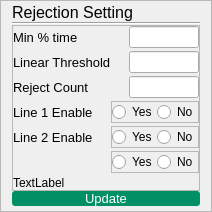
            <widget class="QFrame" name="rejectionSetting_Frame">
             <property name="minimumSize">
              <size>
               <width>0</width>
               <height>0</height>
              </size>
             </property>
             <property name="styleSheet">
              <string notr="true"/>
             </property>
             <property name="frameShape">
              <enum>QFrame::StyledPanel</enum>
             </property>
             <property name="frameShadow">
              <enum>QFrame::Raised</enum>
             </property>
             <layout class="QVBoxLayout" name="verticalLayout_8">
              <property name="spacing">
               <number>0</number>
              </property>
              <property name="topMargin">
               <number>2</number>
              </property>
              <property name="bottomMargin">
               <number>5</number>
              </property>
              <item alignment="Qt::AlignLeft">
               <widget class="QLabel" name="label_7">
                <property name="font">
                 <font>
                  <family>Arial</family>
                  <pointsize>12</pointsize>
                 </font>
                </property>
                <property name="text">
                 <string>Rejection Setting</string>
                </property>
                <property name="alignment">
                 <set>Qt::AlignCenter</set>
                </property>
               </widget>
              </item>
              <item>
               <widget class="Line" name="line_3">
                <property name="orientation">
                 <enum>Qt::Horizontal</enum>
                </property>
               </widget>
              </item>
              <item>
               <widget class="QFrame" name="frame_4">
                <property name="frameShape">
                 <enum>QFrame::StyledPanel</enum>
                </property>
                <property name="frameShadow">
                 <enum>QFrame::Raised</enum>
                </property>
                <layout class="QGridLayout" name="gridLayout_3">
                 <property name="leftMargin">
                  <number>0</number>
                 </property>
                 <property name="topMargin">
                  <number>0</number>
                 </property>
                 <property name="rightMargin">
                  <number>0</number>
                 </property>
                 <property name="bottomMargin">
                  <number>0</number>
                 </property>
                 <property name="horizontalSpacing">
                  <number>0</number>
                 </property>
                 <property name="verticalSpacing">
                  <number>3</number>
                 </property>
                 <item row="3" column="1">
                  <widget class="QFrame" name="frame_8">
                   <property name="frameShape">
                    <enum>QFrame::StyledPanel</enum>
                   </property>
                   <property name="frameShadow">
                    <enum>QFrame::Raised</enum>
                   </property>
                   <layout class="QHBoxLayout" name="horizontalLayout_3">
                    <property name="spacing">
                     <number>0</number>
                    </property>
                    <property name="leftMargin">
                     <number>0</number>
                    </property>
                    <property name="topMargin">
                     <number>0</number>
                    </property>
                    <property name="rightMargin">
                     <number>0</number>
                    </property>
                    <property name="bottomMargin">
                     <number>0</number>
                    </property>
                    <item alignment="Qt::AlignLeft">
                     <widget class="QRadioButton" name="radioButton_3">
                      <property name="text">
                       <string>Yes</string>
                      </property>
                     </widget>
                    </item>
                    <item alignment="Qt::AlignRight">
                     <widget class="QRadioButton" name="radioButton_6">
                      <property name="text">
                       <string>No</string>
                      </property>
                     </widget>
                    </item>
                   </layout>
                  </widget>
                 </item>
                 <item row="4" column="1">
                  <widget class="QFrame" name="frame_9">
                   <property name="frameShape">
                    <enum>QFrame::StyledPanel</enum>
                   </property>
                   <property name="frameShadow">
                    <enum>QFrame::Raised</enum>
                   </property>
                   <layout class="QHBoxLayout" name="horizontalLayout_4">
                    <property name="spacing">
                     <number>0</number>
                    </property>
                    <property name="leftMargin">
                     <number>0</number>
                    </property>
                    <property name="topMargin">
                     <number>0</number>
                    </property>
                    <property name="rightMargin">
                     <number>0</number>
                    </property>
                    <property name="bottomMargin">
                     <number>0</number>
                    </property>
                    <item alignment="Qt::AlignLeft">
                     <widget class="QRadioButton" name="radioButton_4">
                      <property name="text">
                       <string>Yes</string>
                      </property>
                     </widget>
                    </item>
                    <item alignment="Qt::AlignRight">
                     <widget class="QRadioButton" name="radioButton_7">
                      <property name="text">
                       <string>No</string>
                      </property>
                     </widget>
                    </item>
                   </layout>
                  </widget>
                 </item>
                 <item row="5" column="1">
                  <widget class="QFrame" name="frame_10">
                   <property name="frameShape">
                    <enum>QFrame::StyledPanel</enum>
                   </property>
                   <property name="frameShadow">
                    <enum>QFrame::Raised</enum>
                   </property>
                   <layout class="QHBoxLayout" name="horizontalLayout_5">
                    <property name="spacing">
                     <number>0</number>
                    </property>
                    <property name="leftMargin">
                     <number>0</number>
                    </property>
                    <property name="topMargin">
                     <number>0</number>
                    </property>
                    <property name="rightMargin">
                     <number>0</number>
                    </property>
                    <property name="bottomMargin">
                     <number>0</number>
                    </property>
                    <item alignment="Qt::AlignLeft">
                     <widget class="QRadioButton" name="radioButton_5">
                      <property name="text">
                       <string>Yes</string>
                      </property>
                     </widget>
                    </item>
                    <item alignment="Qt::AlignRight">
                     <widget class="QRadioButton" name="radioButton_8">
                      <property name="text">
                       <string>No</string>
                      </property>
                     </widget>
                    </item>
                   </layout>
                  </widget>
                 </item>
                 <item row="2" column="1" alignment="Qt::AlignRight">
                  <widget class="QLineEdit" name="lineEdit_5">
                   <property name="maximumSize">
                    <size>
                     <width>70</width>
                     <height>16777215</height>
                    </size>
                   </property>
                  </widget>
                 </item>
                 <item row="0" column="1" alignment="Qt::AlignRight">
                  <widget class="QLineEdit" name="lineEdit_4">
                   <property name="maximumSize">
                    <size>
                     <width>70</width>
                     <height>16777215</height>
                    </size>
                   </property>
                  </widget>
                 </item>
                 <item row="1" column="1" alignment="Qt::AlignRight">
                  <widget class="QLineEdit" name="lineEdit_6">
                   <property name="maximumSize">
                    <size>
                     <width>70</width>
                     <height>16777215</height>
                    </size>
                   </property>
                  </widget>
                 </item>
                 <item row="3" column="0">
                  <widget class="QLabel" name="label_12">
                   <property name="font">
                    <font>
                     <family>Arial</family>
                     <pointsize>10</pointsize>
                    </font>
                   </property>
                   <property name="text">
                    <string>Line 1 Enable</string>
                   </property>
                   <property name="alignment">
                    <set>Qt::AlignLeading|Qt::AlignLeft|Qt::AlignVCenter</set>
                   </property>
                  </widget>
                 </item>
                 <item row="2" column="0">
                  <widget class="QLabel" name="rejectCount">
                   <property name="font">
                    <font>
                     <family>Arial</family>
                     <pointsize>10</pointsize>
                    </font>
                   </property>
                   <property name="text">
                    <string>Reject Count </string>
                   </property>
                   <property name="alignment">
                    <set>Qt::AlignLeading|Qt::AlignLeft|Qt::AlignVCenter</set>
                   </property>
                  </widget>
                 </item>
                 <item row="1" column="0">
                  <widget class="QLabel" name="linearThresh">
                   <property name="font">
                    <font>
                     <family>Arial</family>
                     <pointsize>10</pointsize>
                    </font>
                   </property>
                   <property name="text">
                    <string>Linear Threshold</string>
                   </property>
                   <property name="alignment">
                    <set>Qt::AlignLeading|Qt::AlignLeft|Qt::AlignVCenter</set>
                   </property>
                  </widget>
                 </item>
                 <item row="0" column="0">
                  <widget class="QLabel" name="minPercentTime">
                   <property name="font">
                    <font>
                     <family>Arial</family>
                     <pointsize>10</pointsize>
                    </font>
                   </property>
                   <property name="text">
                    <string>Min % time</string>
                   </property>
                  </widget>
                 </item>
                 <item row="4" column="0">
                  <widget class="QLabel" name="label_13">
                   <property name="font">
                    <font>
                     <family>Arial</family>
                     <pointsize>10</pointsize>
                    </font>
                   </property>
                   <property name="text">
                    <string>Line 2 Enable</string>
                   </property>
                   <property name="alignment">
                    <set>Qt::AlignLeading|Qt::AlignLeft|Qt::AlignVCenter</set>
                   </property>
                  </widget>
                 </item>
                 <item row="6" column="0">
                  <widget class="QLabel" name="label_31">
                   <property name="text">
                    <string>TextLabel</string>
                   </property>
                  </widget>
                 </item>
                </layout>
               </widget>
              </item>
              <item>
               <widget class="QPushButton" name="updateButton">
                <property name="minimumSize">
                 <size>
                  <width>0</width>
                  <height>0</height>
                 </size>
                </property>
                <property name="maximumSize">
                 <size>
                  <width>16777215</width>
                  <height>24</height>
                 </size>
                </property>
                <property name="font">
                 <font>
                  <family>Arial</family>
                  <pointsize>10</pointsize>
                  <weight>50</weight>
                  <bold>false</bold>
                 </font>
                </property>
                <property name="styleSheet">
                 <string notr="true">QPushButton{
	background-color: #019065;
	color:white;
	border:none;
	border-radius:3px;
}
QPushButton:pressed{
	background-color:#019065;
	border-left:2px solid rgb(100,180,180);
	border-top:2px solid rgb(100,180,180);
}</string>
                </property>
                <property name="text">
                 <string>Update</string>
                </property>
               </widget>
              </item>
             </layout>
            </widget>
